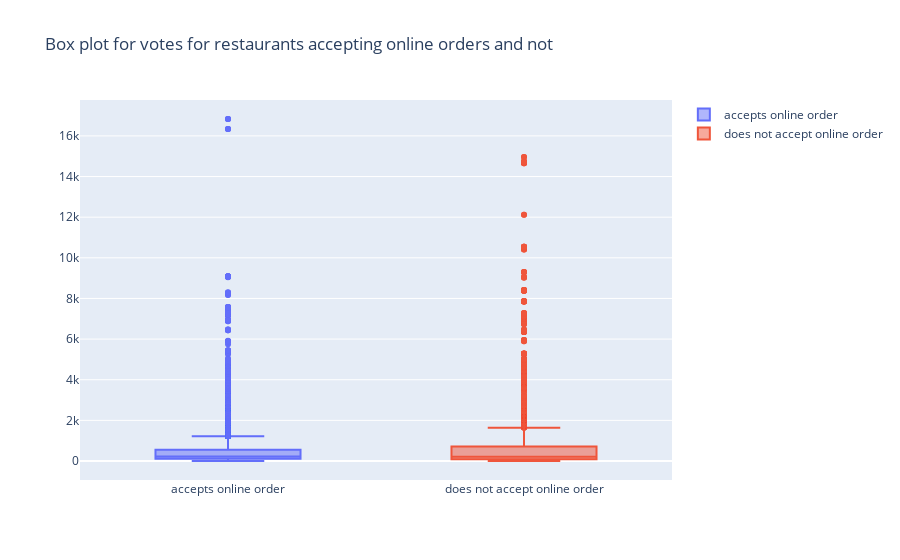

The notebook cell saved with this chart:
### Code cell
# votes for restaurants accepting online orders
votes_yes = zomato_df[zomato_df['online_order']]['votes']
votes_no = zomato_df[zomato_df['online_order']==False]['votes']
trace0 = go.Box(y=votes_yes, name="accepts online order")
trace1 = go.Box(y=votes_no, name="does not accept online order")
layout = go.Layout(title="Box plot for votes for restaurants accepting online orders and not")
fig = go.Figure(data=[trace0, trace1], layout=layout)
iplot(fig)

### Figure 1 — Plotly figure (JSON) as saved in the notebook; plotly's stock layout.template omitted (floating-point values rounded to 4 significant figures; data arrays with more than 128 entries replaced by an {"elided": "..."} marker saying what was removed)
{"data": [{"name": "accepts online order", "type": "box", "y": {"elided": "16439 int values"}}, {"name": "does not accept online order", "type": "box", "y": {"elided": "6956 int values"}}], "layout": {"title": {"text": "Box plot for votes for restaurants accepting online orders and not"}}}
